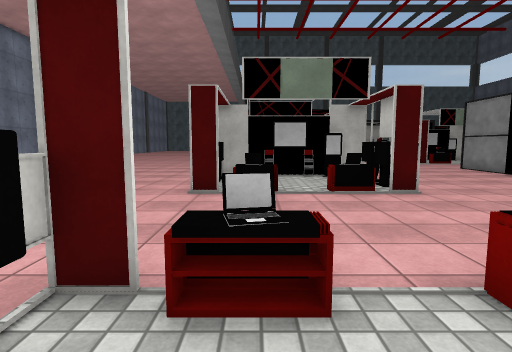
View 1 (above)

24 first-person views from a walk through a 3-D level made in the Unity game engine. The camera is 1.3 m above the floor, tilts 6° down and sees 80° across. The floor is counted in squares, 1 m on a side. Each view is taken from the middle of a square. On the plan, view 1 faces up. The plan holds only what a view shows up to about 14 squares ahead; the rest is blank. The place goes on beyond the plan. Some surface patterns are stand-ins.

View 2
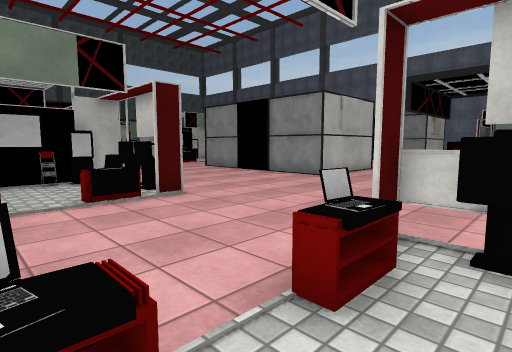

View 3
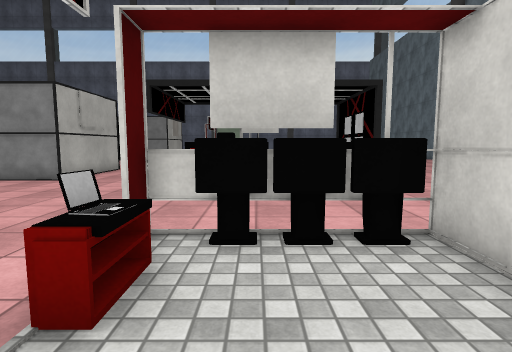

View 4
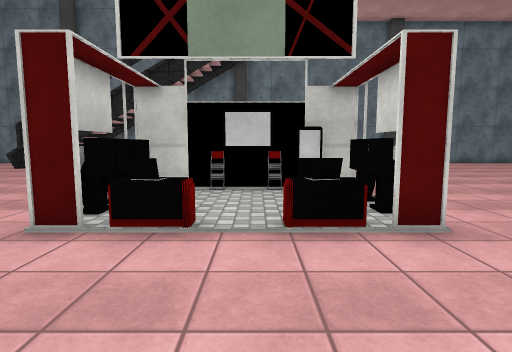

View 5
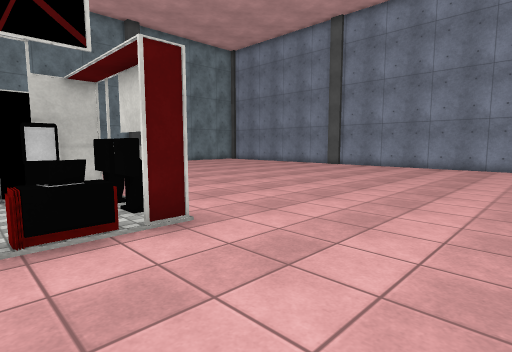

View 6
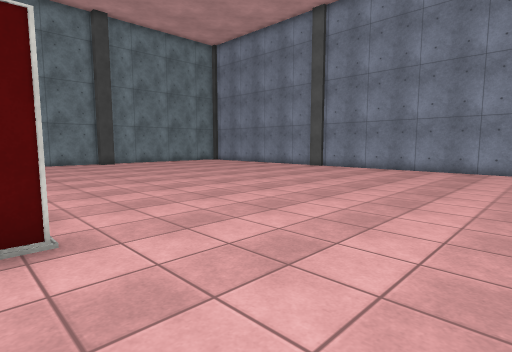

View 7
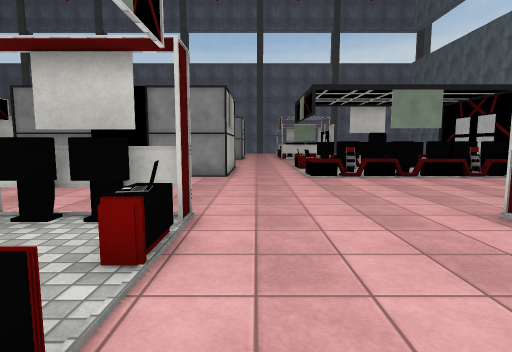

View 8
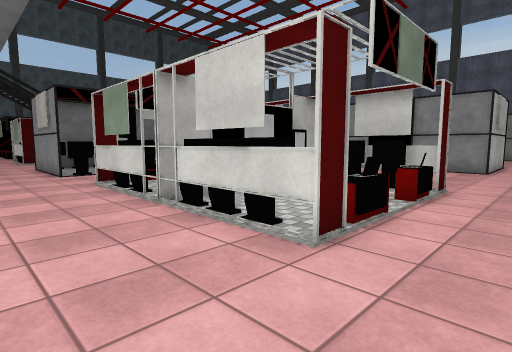

View 9
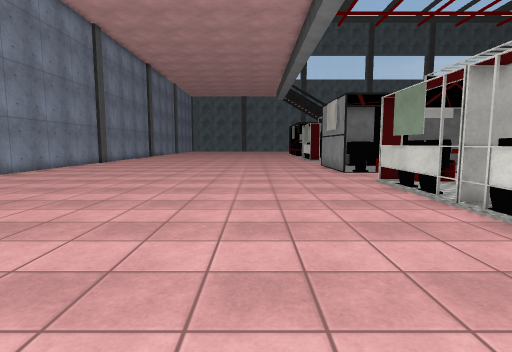

View 10
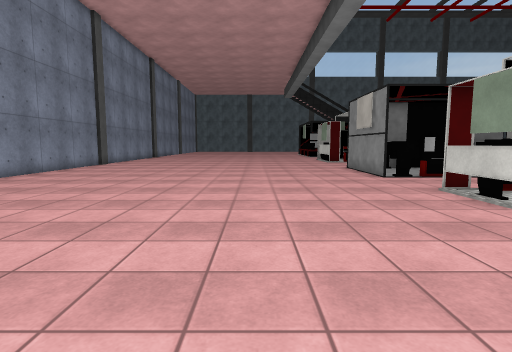

View 11
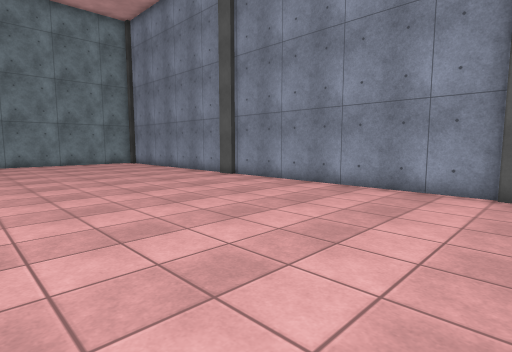

View 12
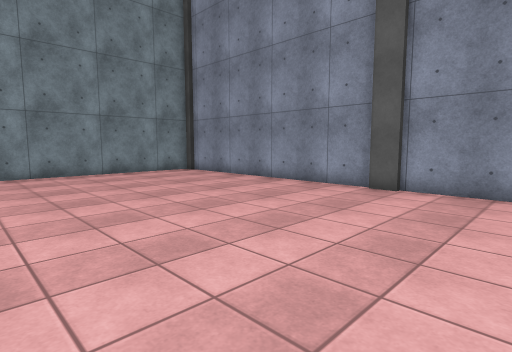

View 13
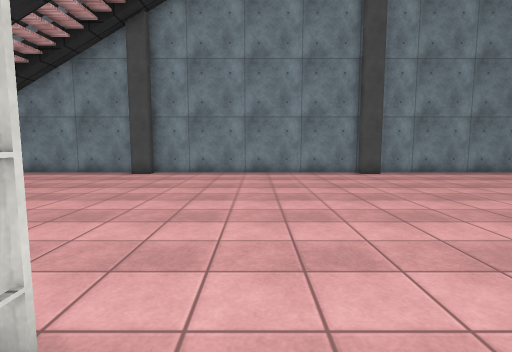

View 14
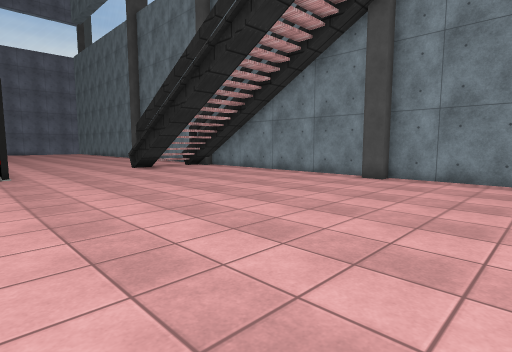

View 15
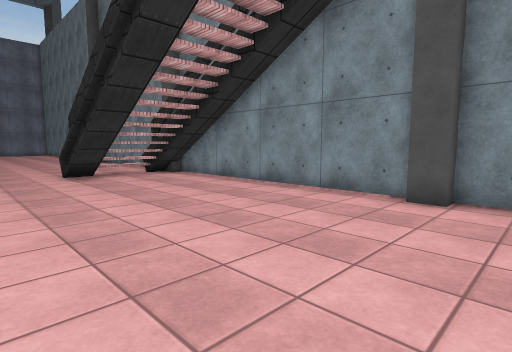

View 16
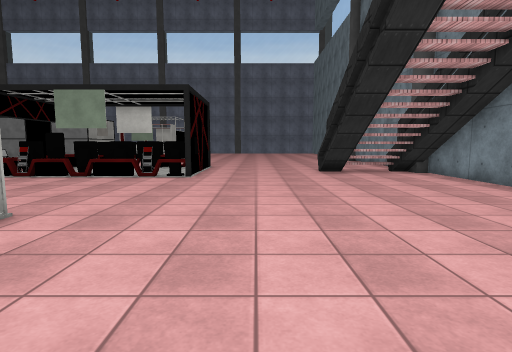

View 17
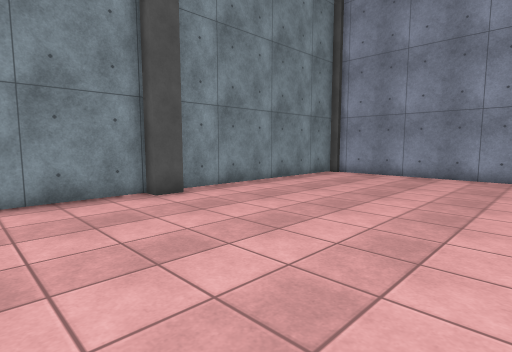

View 18
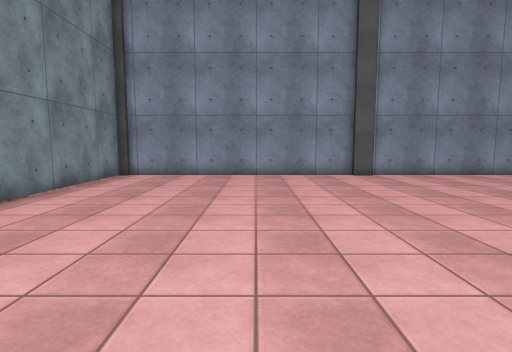

View 19
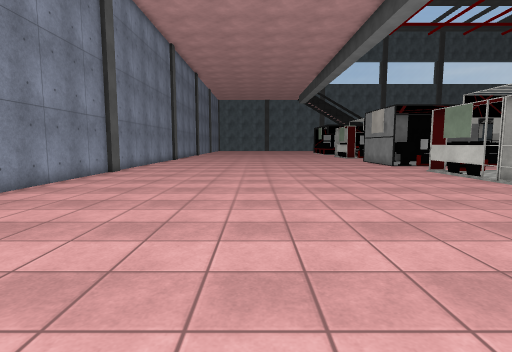

View 20
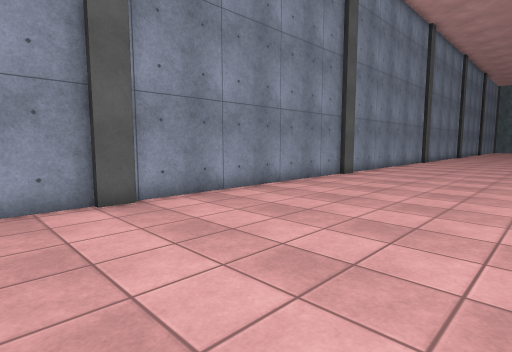

View 21
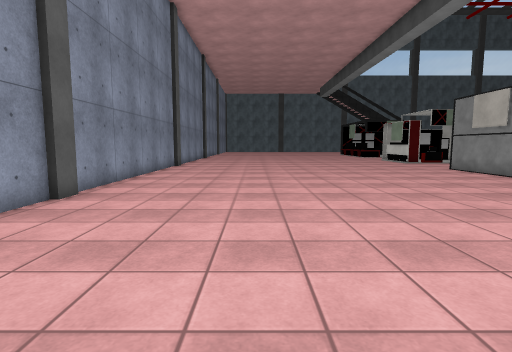

View 22
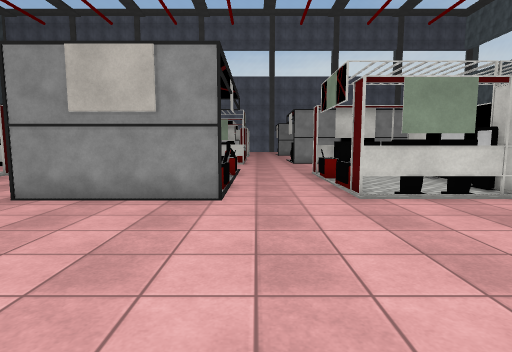

View 23
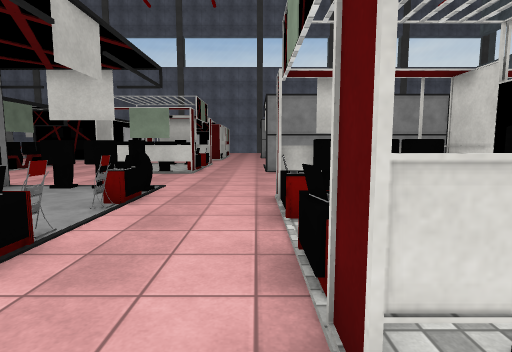

View 24
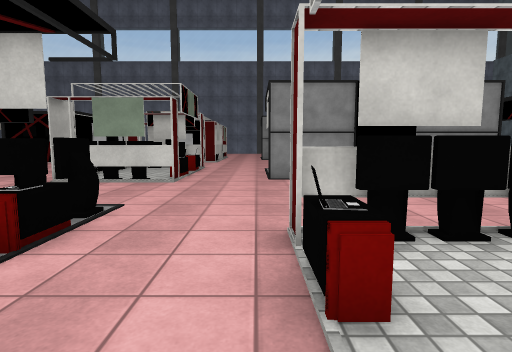

### Floor plan
Key: @ floor where view 1 was taken; # wall or solid block; x gap in a wall; . floor; / step, stairs or slope; = window, fence, low wall or low ledge; ^ raised ledge; T thing the floor can be seen under or through.
Columns run from 17 left of view 1 to 13 right of it. Each row starts with its distance up from view 1.
 23 #..............#        ...##
 22 #..............#     ..#...=#
 21 #..............#.. ....#...=#
 20 #..............#x=#.#=x#...##==
 19 #..............................
 18 #..............................
 17 #..............................
 16 #..............=T=.=x=......#
 15 #..............TT....T...   #
 14 #..............TT....T......#
 13 #..............TTT...T......#
 12 #..............TTT###T......#
 11 #..............T ....T......#
 10 #..............TT....#......#
  9 #..............TT ..=#......#
  8 #...............T^.==#......###
  7 #..............................
  6 #..............................
  5 #............................=.
  4 #...........................=.
  3 #...........................#
  2 #..............=#=.^=T......#
  1 #..............##....T......##
  0 #..............# @...T......##
 -1 #..............###...T......##
 -2 #..............#####TT......##.
 -3 #...........................###
 -4 #..............................
 -5 #..............................
 -6 #..............................
 -7 #..............................
 -8 #..............................
 -9 #...........................##^
-10 #...........................
-11 #...........................///
-12 #...........................///
-13 #........=.........=........###
-14 ##############################

Where each view was taken, in squares from view 1:
view 1: 0 up, 0 right, facing up
view 2: 1 up, 0 right, facing up-right
view 3: 1 up, 0 right, facing right
view 4: 7 up, 1 right, facing down
view 5: 7 up, 1 right, facing down-left
view 6: 7 up, 1 left, facing down-left
view 7: 7 up, 1 left, facing right
view 8: 6 up, 5 left, facing up-right
view 9: 6 up, 6 left, facing up
view 10: 8 up, 7 left, facing up
view 11: 7 up, 8 left, facing down-left
view 12: 0 up, 8 left, facing down-left
view 13: 0 up, 3 left, facing down
view 14: 2 down, 3 left, facing down-right
view 15: 6 down, 0 right, facing down-right
view 16: 6 down, 1 left, facing right
view 17: 6 down, 4 left, facing down-left
view 18: 8 down, 4 left, facing left
view 19: 2 up, 10 left, facing up
view 20: 4 up, 10 left, facing up-left
view 21: 9 up, 12 left, facing up
view 22: 19 up, 9 left, facing right
view 23: 17 up, 3 left, facing right
view 24: 17 up, 0 right, facing right
